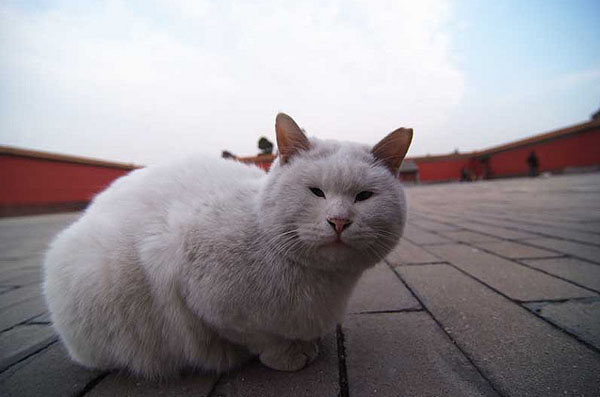
#> input picture Filter/cat.jpg, 600 x 397 px
$ python squarez.py
#> lines starting #> are read from the running program, lines starting #| are printed output that depends on the picture
from PIL import Image, ImageFilter


def paint_blue(im):
    pixels = im.load()
    for i in range(im.width):
        for j in range(im.height):
            r, g, b = pixels[i, j]
            b = min(b + 100, 255)
            pixels[i, j] = (r, g, b)

def paint(im):
    pixels = im.load()
    for i in range(im.width):
        for j in range(im.height):
            r, g, b = pixels[i, j]
            g = min(g + 100, 255)
            pixels[i, j] = (r, g, b)

source = Image.open("cat.jpg")
#> source is the input picture: PIL image 600x397 RGB; mean R, G, B 149, 144.3, 149.2

result = source.copy()

x = result.width//9
#> x = 66
y = result.width//9
#> y = 66

box = (x,y,source.width-x, source.height-y)
#> box = (66, 66, 534, 331)
square = source.crop(box)
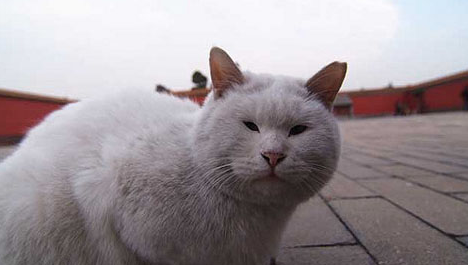
#> square: PIL image 468x265 RGB; mean R, G, B 156.5, 147.8, 152
paint(square)
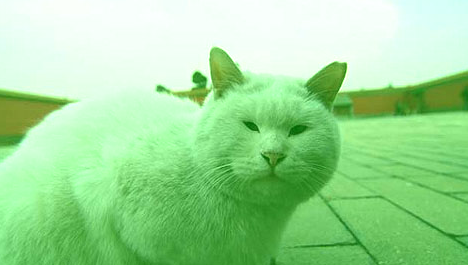
#> square: PIL image 468x265 RGB; mean R, G, B 156.5, 218.8, 152
paint_blue(result)
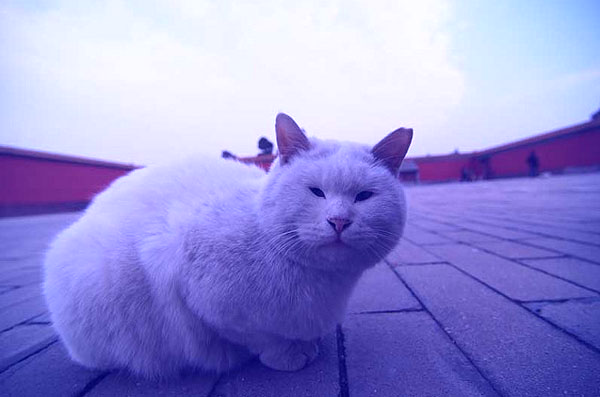
#> result: PIL image 600x397 RGB; mean R, G, B 149, 144.3, 213.9
result.paste(square, box)
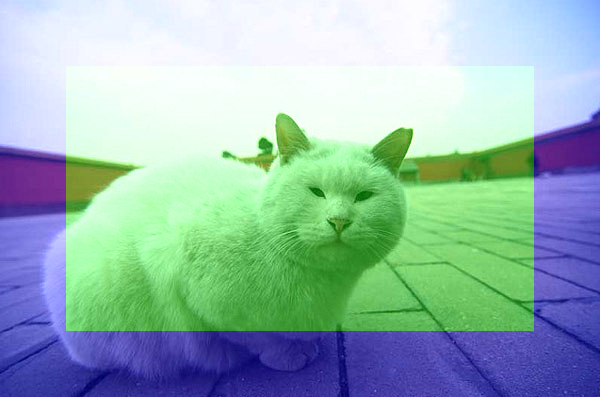
#> result: PIL image 600x397 RGB; mean R, G, B 149, 181.3, 178.4
result = result.filter(ImageFilter.BLUR)


x = 2*result.width//9
#> x = 133
y = 2*result.width//9
#> y = 133

box = (x,y,source.width-x, source.height-y)
#> box = (133, 133, 467, 264)
square = source.crop(box)
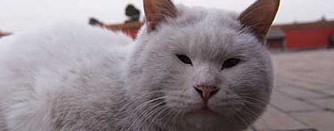
#> square: PIL image 334x131 RGB; mean R, G, B 144.5, 133.2, 138.1
result.paste(square, box)
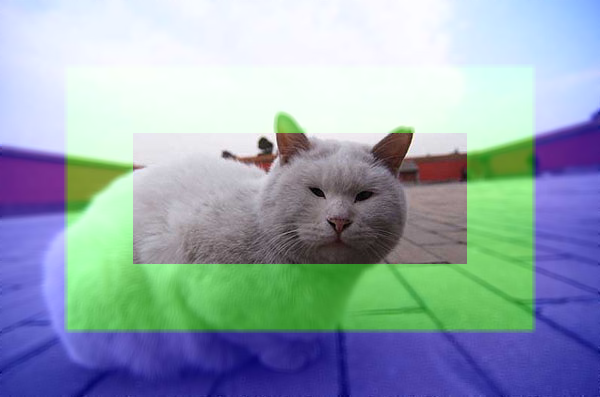
#> result: PIL image 600x397 RGB; mean R, G, B 149, 165.7, 178.4

result.show()

$ run again, with Filter/family.jpeg copied over Filter/cat.jpg
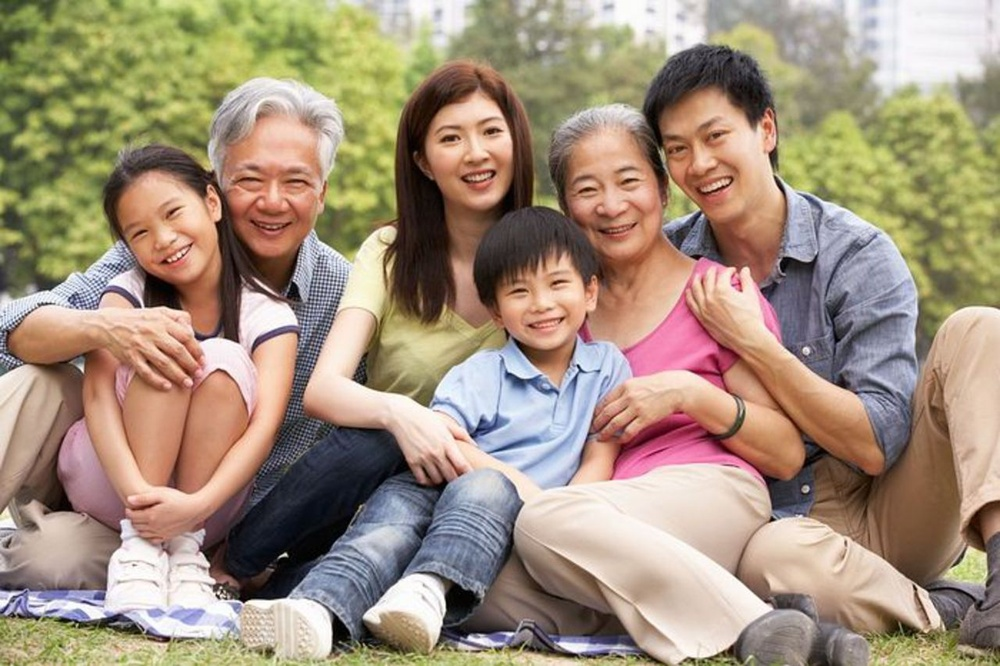
#> input picture Filter/family.jpeg, 1000 x 666 px, shrunk from 1280 x 852 before the run
#> source is the input picture: PIL image 1000x666 RGB; mean R, G, B 162, 144.2, 124
#> `square = source.crop(box)`:
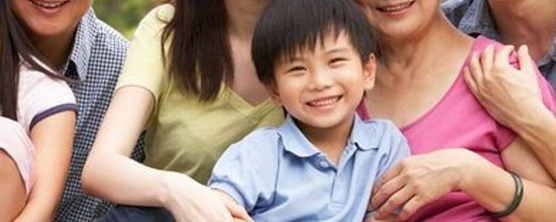
#> square: PIL image 556x222 RGB; mean R, G, B 168.5, 137.2, 127.2
#> `result.paste(square, box)`:
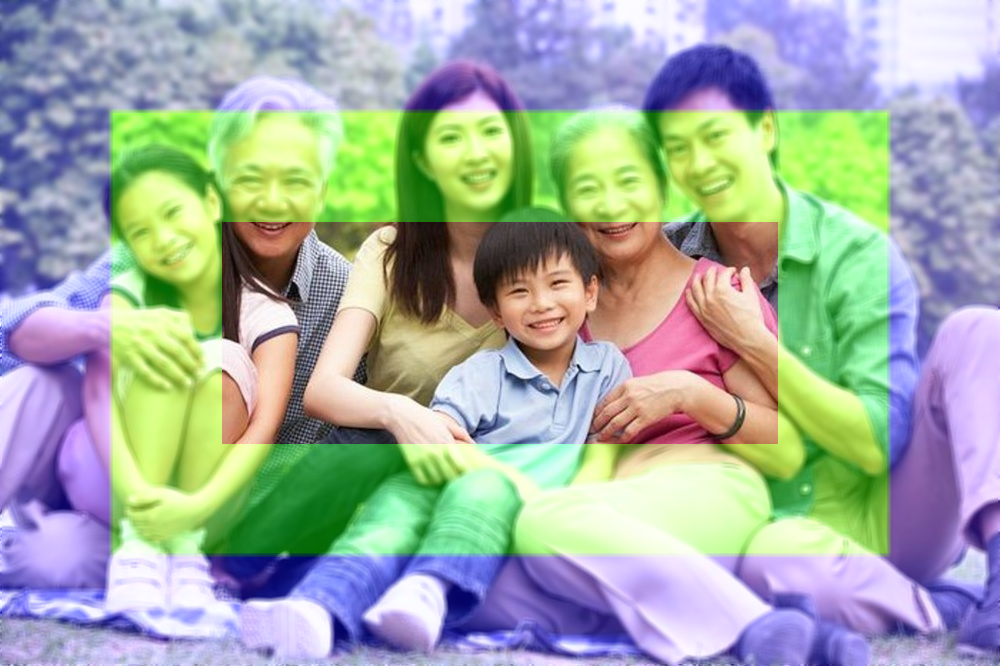
#> result: PIL image 1000x666 RGB; mean R, G, B 162, 172.1, 165
